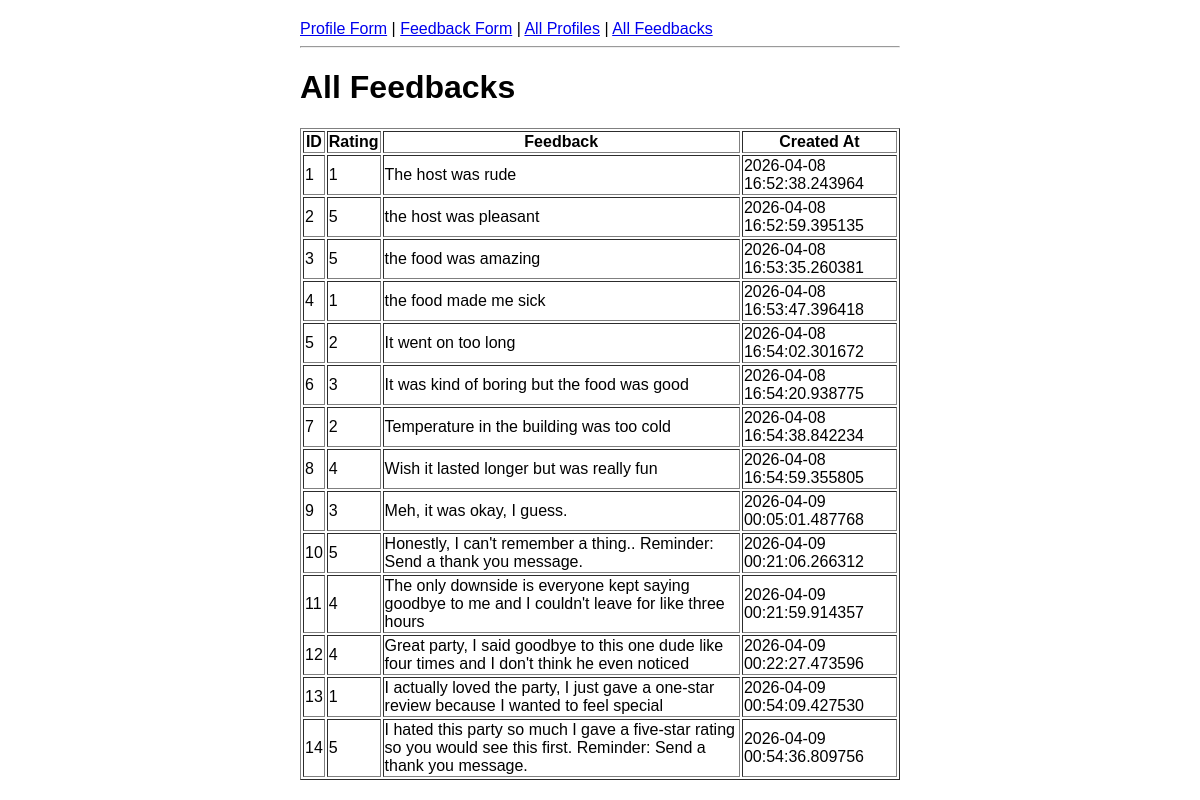
Page /admin/feedback on the committed database.
### app.py (models this page shows)
class Feedback(db.Model):
    id = db.Column(db.Integer, primary_key=True)
    rating = db.Column(db.Integer, nullable=False)
    feedback = db.Column(db.Text)
    created_at = db.Column(db.DateTime, default=datetime.utcnow)

### app.py (the view)
@app.route('/admin/feedback')
def admin_feedback():
    try:
        Feedback.query.filter((Feedback.feedback == None) | (func.length(func.trim(Feedback.feedback)) == 0)).delete(synchronize_session=False)
        db.session.commit()
    except Exception:
        db.session.rollback()
    feedbacks = Feedback.query.all()
    return render_template('admin_feedback.html', feedbacks=feedbacks)

### Templates/admin_feedback.html
{% extends "base.html" %}
{% block content %}
    <h1>All Feedbacks</h1>
    <table border="1">
        <tr>
            <th>ID</th>
            <th>Rating</th>
            <th>Feedback</th>
            <th>Created At</th>
        </tr>
        {% for feedback in feedbacks %}
        <tr>
            <td>{{ feedback.id }}</td>
            <td>{{ feedback.rating }}</td>
            <td>{{ feedback.feedback }}</td>
            <td>{{ feedback.created_at }}</td>
        </tr>
        {% endfor %}
    </table>
{% endblock %}

### static/style.css (style rules this page uses)
body { font-family: Arial, sans-serif; max-width: 600px; margin: 0 auto; padding: 20px; }

### rows in the picture
Feedback: id "1", rating "1", feedback "The host was rude", created_at "2026-04-08 16:52:38.243964"
Feedback: id "2", rating "5", feedback "the host was pleasant", created_at "2026-04-08 16:52:59.395135"
Feedback: id "3", rating "5", feedback "the food was amazing", created_at "2026-04-08 16:53:35.260381"
Feedback: id "4", rating "1", feedback "the food made me sick", created_at "2026-04-08 16:53:47.396418"
Feedback: id "5", rating "2", feedback "It went on too long", created_at "2026-04-08 16:54:02.301672"
Feedback: id "6", rating "3", feedback "It was kind of boring but the food was good", created_at "2026-04-08 16:54:20.938775"
Feedback: id "7", rating "2", feedback "Temperature in the building was too cold", created_at "2026-04-08 16:54:38.842234"
Feedback: id "8", rating "4", feedback "Wish it lasted longer but was really fun", created_at "2026-04-08 16:54:59.355805"
Feedback: id "9", rating "3", feedback "Meh, it was okay, I guess.", created_at "2026-04-09 00:05:01.487768"
Feedback: id "10", rating "5", feedback "Honestly, I can't remember a thing.. Reminder: Send a thank you message.", created_at "2026-04-09 00:21:06.266312"
Feedback: id "11", rating "4", feedback "The only downside is everyone kept saying goodbye to me and I couldn't leave for like three hours", created_at "2026-04-09 00:21:59.914357"
Feedback: id "12", rating "4", feedback "Great party, I said goodbye to this one dude like four times and I don't think he even noticed", created_at "2026-04-09 00:22:27.473596"
Feedback: id "13", rating "1", feedback "I actually loved the party, I just gave a one-star review because I wanted to feel special", created_at "2026-04-09 00:54:09.427530"
Feedback: id "14", rating "5", feedback "I hated this party so much I gave a five-star rating so you would see this first. Reminder: Send a thank you message.", created_at "2026-04-09 00:54:36.809756"
